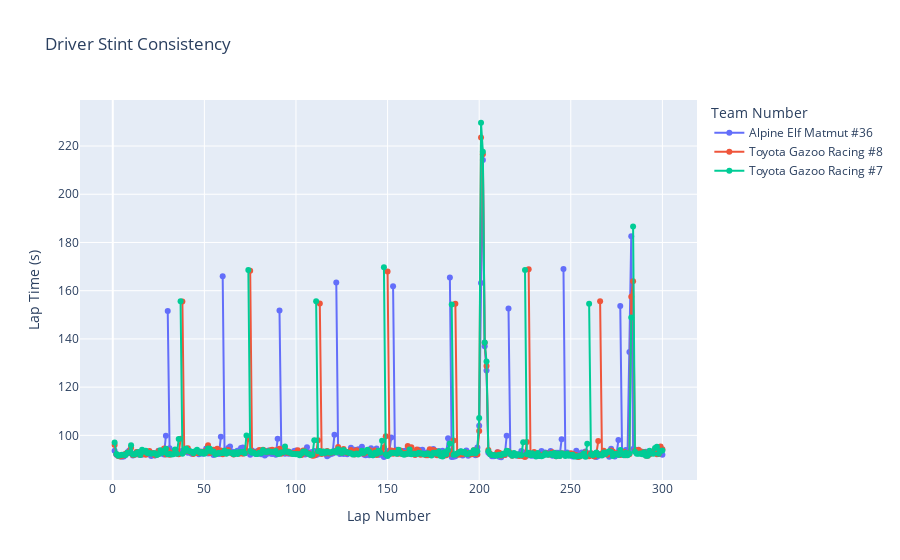

Notebook code for this chart:
### Markdown cell above
## Driver Stint Consistency

### Code cell
fig = px.line(Algarve,
    x="lap_number",
    y="lap_time_s",
    title="Driver Stint Consistency",
    color="team_no",          
    line_group="driver_stint", 
    markers=True,
    labels={                  
        "lap_number": "Lap Number",
        "lap_time_s": "Lap Time (s)",
        "driver_stint": "Driver Stint",
        "team_no": "Team Number"
    }
)

fig.update_layout(
    xaxis_title="Lap Number",
    yaxis_title="Lap Time (s)",
    legend_title="Team Number"
)

fig.show()

### Figure 1 — Plotly figure (JSON) as saved in the notebook; plotly's stock layout.template omitted (floating-point values rounded to 4 significant figures)
{"data": [{"hovertemplate": "Team Number=Alpine Elf Matmut #36<br>Driver Stint=Nicolas LAPIERRE Stint #1<br>Lap Number=%{x}<br>Lap Time (s)=%{y}<extra></extra>", "legendgroup": "Alpine Elf Matmut #36", "line": {"color": "#636efa", "dash": "solid"}, "marker": {"symbol": "circle"}, "mode": "lines+markers", "name": "Alpine Elf Matmut #36", "orientation": "v", "showlegend": true, "type": "scatter", "x": [1, 2, 3, 4, 5, 6, 7, 8, 9, 10, 11, 12, 13, 14, 15, 16, 17, 18, 19, 20, 21, 22, 23, 24, 25, 26, 27, 28, 29], "xaxis": "x", "y": [93.61, 91.98, 91.66, 91.29, 91.17, 91.27, 91.97, 93.03, 93.67, 92.49, 91.68, 92.4, 92.99, 92.08, 92.31, 91.92, 92.55, 92.87, 92.42, 92.1, 91.48, 92.46, 91.67, 92.55, 93.59, 93.56, 92.36, 92.03, 99.86], "yaxis": "y"}, {"hovertemplate": "Team Number=Alpine Elf Matmut #36<br>Driver Stint=Nicolas LAPIERRE Stint #2<br>Lap Number=%{x}<br>Lap Time (s)=%{y}<extra></extra>", "legendgroup": "Alpine Elf Matmut #36", "line": {"color": "#636efa", "dash": "solid"}, "marker": {"symbol": "circle"}, "mode": "lines+markers", "name": "Alpine Elf Matmut #36", "orientation": "v", "showlegend": false, "type": "scatter", "x": [30, 31, 32, 33, 34, 35, 36, 37, 38, 39, 40, 41, 42, 43, 44, 45, 46, 47, 48, 49, 50, 51, 52, 53, 54, 55, 56, 57, 58, 59], "xaxis": "x", "y": [151.5, 94.66, 93.15, 93.54, 93.39, 93.25, 93.46, 92.68, 93.62, 93.5, 93.28, 92.79, 93.38, 92.32, 92.99, 92.7, 93.24, 92.14, 93.27, 92.4, 93.01, 94.52, 92.46, 92.56, 92.67, 91.82, 92.22, 92.44, 92.24, 99.44], "yaxis": "y"}, {"hovertemplate": "Team Number=Alpine Elf Matmut #36<br>Driver Stint=André NEGRÃO Stint #1<br>Lap Number=%{x}<br>Lap Time (s)=%{y}<extra></extra>", "legendgroup": "Alpine Elf Matmut #36", "line": {"color": "#636efa", "dash": "solid"}, "marker": {"symbol": "circle"}, "mode": "lines+markers", "name": "Alpine Elf Matmut #36", "orientation": "v", "showlegend": false, "type": "scatter", "x": [60, 61, 62, 63, 64, 65, 66, 67, 68, 69, 70, 71, 72, 73, 74, 75, 76, 77, 78, 79, 80, 81, 82, 83, 84, 85, 86, 87, 88, 89, 90], "xaxis": "x", "y": [166, 93.7, 93.13, 94.73, 95.33, 93.32, 93.06, 92.58, 93.62, 93.72, 94.78, 95.01, 92.54, 93.56, 92.83, 92.01, 93.68, 93.17, 92.33, 93.53, 93.57, 92.12, 92.97, 91.6, 92.25, 93.71, 92.46, 92.29, 93.32, 91.94, 98.56], "yaxis": "y"}, {"hovertemplate": "Team Number=Alpine Elf Matmut #36<br>Driver Stint=André NEGRÃO Stint #2<br>Lap Number=%{x}<br>Lap Time (s)=%{y}<extra></extra>", "legendgroup": "Alpine Elf Matmut #36", "line": {"color": "#636efa", "dash": "solid"}, "marker": {"symbol": "circle"}, "mode": "lines+markers", "name": "Alpine Elf Matmut #36", "orientation": "v", "showlegend": false, "type": "scatter", "x": [91, 92, 93, 94, 95, 96, 97, 98, 99, 100, 101, 102, 103, 104, 105, 106, 107, 108, 109, 110, 111, 112, 113, 114, 115, 116, 117, 118, 119, 120, 121], "xaxis": "x", "y": [151.8, 93.3, 93.15, 92.34, 93.32, 92.37, 92.86, 92.57, 93.48, 93.75, 92.5, 92.97, 92.01, 92.34, 92.07, 95.09, 92.9, 92.91, 93.09, 93.54, 91.86, 92.12, 92.8, 92.83, 92.8, 92.94, 91.28, 91.89, 92.22, 92.47, 100.3], "yaxis": "y"}, {"hovertemplate": "Team Number=Alpine Elf Matmut #36<br>Driver Stint=Matthieu VAXIVIERE Stint #1<br>Lap Number=%{x}<br>Lap Time (s)=%{y}<extra></extra>", "legendgroup": "Alpine Elf Matmut #36", "line": {"color": "#636efa", "dash": "solid"}, "marker": {"symbol": "circle"}, "mode": "lines+markers", "name": "Alpine Elf Matmut #36", "orientation": "v", "showlegend": false, "type": "scatter", "x": [122, 123, 124, 125, 126, 127, 128, 129, 130, 131, 132, 133, 134, 135, 136, 137, 138, 139, 140, 141, 142, 143, 144, 145, 146, 147, 148, 149, 150, 151, 152], "xaxis": "x", "y": [163.4, 93.75, 92.28, 92.57, 92.28, 93.2, 92.14, 93.12, 94.84, 93.83, 94.02, 93.37, 94.2, 93.06, 95.27, 92.06, 91.77, 93.67, 91.75, 94.6, 91.8, 92.53, 94.56, 91.94, 91.93, 92.31, 91.07, 91.7, 92.89, 93.68, 99.08], "yaxis": "y"}, {"hovertemplate": "Team Number=Alpine Elf Matmut #36<br>Driver Stint=Matthieu VAXIVIERE Stint #2<br>Lap Number=%{x}<br>Lap Time (s)=%{y}<extra></extra>", "legendgroup": "Alpine Elf Matmut #36", "line": {"color": "#636efa", "dash": "solid"}, "marker": {"symbol": "circle"}, "mode": "lines+markers", "name": "Alpine Elf Matmut #36", "orientation": "v", "showlegend": false, "type": "scatter", "x": [153, 154, 155, 156, 157, 158, 159, 160, 161, 162, 163, 164, 165, 166, 167, 168, 169, 170, 171, 172, 173, 174, 175, 176, 177, 178, 179, 180, 181, 182, 183], "xaxis": "x", "y": [161.9, 92.75, 94.0, 93.42, 92.81, 93.49, 93.56, 93.76, 93.39, 92.33, 92.85, 92.87, 92.59, 93.36, 94.03, 93.29, 94.01, 92.74, 92.56, 92.97, 92.82, 92.64, 94.33, 92.1, 92.49, 93.55, 92.95, 93.66, 92.84, 92.36, 98.84], "yaxis": "y"}, {"hovertemplate": "Team Number=Alpine Elf Matmut #36<br>Driver Stint=Nicolas LAPIERRE Stint #3<br>Lap Number=%{x}<br>Lap Time (s)=%{y}<extra></extra>", "legendgroup": "Alpine Elf Matmut #36", "line": {"color": "#636efa", "dash": "solid"}, "marker": {"symbol": "circle"}, "mode": "lines+markers", "name": "Alpine Elf Matmut #36", "orientation": "v", "showlegend": false, "type": "scatter", "x": [184, 185, 186, 187, 188, 189, 190, 191, 192, 193, 194, 195, 196, 197, 198, 199, 200, 201, 202, 203, 204, 205, 206, 207, 208, 209, 210, 211, 212, 213, 214, 215], "xaxis": "x", "y": [165.5, 91.02, 91.16, 91.33, 92.34, 92.36, 93.32, 91.61, 92.42, 93.76, 91.54, 92.33, 92.23, 92.4, 91.75, 94.93, 104.0, 163.2, 214.2, 137.0, 126.9, 92.81, 92.15, 91.33, 91.3, 91.78, 92.98, 91.08, 90.92, 91.76, 91.86, 99.88], "yaxis": "y"}, {"hovertemplate": "Team Number=Alpine Elf Matmut #36<br>Driver Stint=Nicolas LAPIERRE Stint #4<br>Lap Number=%{x}<br>Lap Time (s)=%{y}<extra></extra>", "legendgroup": "Alpine Elf Matmut #36", "line": {"color": "#636efa", "dash": "solid"}, "marker": {"symbol": "circle"}, "mode": "lines+markers", "name": "Alpine Elf Matmut #36", "orientation": "v", "showlegend": false, "type": "scatter", "x": [216, 217, 218, 219, 220, 221, 222, 223, 224, 225, 226, 227, 228, 229, 230, 231, 232, 233, 234, 235, 236, 237, 238, 239, 240, 241, 242, 243, 244, 245], "xaxis": "x", "y": [152.6, 92.15, 91.96, 92.47, 92.13, 91.56, 92.19, 93.55, 91.91, 92.84, 91.55, 91.94, 91.67, 91.58, 91.88, 91.48, 91.66, 91.45, 93.53, 92.21, 92.85, 92.66, 92.61, 93.54, 91.54, 91.99, 92.82, 92.83, 92.06, 98.41], "yaxis": "y"}, {"hovertemplate": "Team Number=Alpine Elf Matmut #36<br>Driver Stint=André NEGRÃO Stint #3<br>Lap Number=%{x}<br>Lap Time (s)=%{y}<extra></extra>", "legendgroup": "Alpine Elf Matmut #36", "line": {"color": "#636efa", "dash": "solid"}, "marker": {"symbol": "circle"}, "mode": "lines+markers", "name": "Alpine Elf Matmut #36", "orientation": "v", "showlegend": false, "type": "scatter", "x": [246, 247, 248, 249, 250, 251, 252, 253, 254, 255, 256, 257, 258, 259, 260, 261, 262, 263, 264, 265, 266, 267, 268, 269, 270, 271, 272, 273, 274, 275, 276], "xaxis": "x", "y": [169.0, 92.68, 92.87, 92.08, 92.05, 91.19, 91.97, 93.65, 92.54, 92.08, 92.91, 92.69, 93.35, 92.62, 92.13, 92.58, 92.27, 91.28, 91.02, 91.44, 92.24, 92.23, 92.11, 92.27, 92.28, 91.1, 94.49, 92.86, 91.21, 92.29, 98.11], "yaxis": "y"}, {"hovertemplate": "Team Number=Alpine Elf Matmut #36<br>Driver Stint=André NEGRÃO Stint #4<br>Lap Number=%{x}<br>Lap Time (s)=%{y}<extra></extra>", "legendgroup": "Alpine Elf Matmut #36", "line": {"color": "#636efa", "dash": "solid"}, "marker": {"symbol": "circle"}, "mode": "lines+markers", "name": "Alpine Elf Matmut #36", "orientation": "v", "showlegend": false, "type": "scatter", "x": [277, 278, 279, 280, 281, 282, 283, 284, 285, 286, 287, 288, 289, 290, 291, 292, 293, 294, 295, 296, 297, 298, 299, 300], "xaxis": "x", "y": [153.7, 91.91, 92.13, 93.92, 93.2, 134.5, 182.6, 94.35, 94.1, 93.76, 93.45, 93.29, 92.67, 92.43, 93.22, 93.06, 93.42, 92.62, 93.32, 93.12, 92.62, 92.61, 92.65, 92.0], "yaxis": "y"}, {"hovertemplate": "Team Number=Toyota Gazoo Racing #8<br>Driver Stint=Sébastien BUEMI Stint #1<br>Lap Number=%{x}<br>Lap Time (s)=%{y}<extra></extra>", "legendgroup": "Toyota Gazoo Racing #8", "line": {"color": "#EF553B", "dash": "solid"}, "marker": {"symbol": "circle"}, "mode": "lines+markers", "name": "Toyota Gazoo Racing #8", "orientation": "v", "showlegend": true, "type": "scatter", "x": [1, 2, 3, 4, 5, 6, 7, 8, 9, 10, 11, 12, 13, 14, 15, 16, 17, 18, 19, 20, 21, 22, 23, 24, 25, 26, 27, 28, 29, 30, 31, 32, 33, 34, 35, 36, 37], "xaxis": "x", "y": [95.99, 92.11, 91.46, 91.26, 91.5, 91.61, 92.39, 92.58, 93.32, 94.81, 91.9, 91.95, 93.06, 92.15, 92.08, 92.2, 93.06, 91.96, 93.2, 93.53, 92.56, 92.64, 91.75, 91.92, 93.55, 92.92, 93.45, 94.52, 92.08, 93.93, 91.98, 92.35, 92.95, 92.87, 92.5, 92.13, 98.62], "yaxis": "y"}, {"hovertemplate": "Team Number=Toyota Gazoo Racing #8<br>Driver Stint=Sébastien BUEMI Stint #2<br>Lap Number=%{x}<br>Lap Time (s)=%{y}<extra></extra>", "legendgroup": "Toyota Gazoo Racing #8", "line": {"color": "#EF553B", "dash": "solid"}, "marker": {"symbol": "circle"}, "mode": "lines+markers", "name": "Toyota Gazoo Racing #8", "orientation": "v", "showlegend": false, "type": "scatter", "x": [38, 39, 40, 41, 42, 43, 44, 45, 46, 47, 48, 49, 50, 51, 52, 53, 54, 55, 56, 57, 58, 59, 60, 61, 62, 63, 64, 65, 66, 67, 68, 69, 70, 71, 72, 73, 74], "xaxis": "x", "y": [155.5, 93.18, 93.46, 94.69, 93.25, 92.95, 92.24, 92.92, 92.72, 92.81, 93.06, 93.0, 93.36, 92.76, 95.89, 92.68, 93.28, 94.07, 93.06, 94.42, 93.26, 93.71, 92.12, 93.34, 92.59, 93.92, 92.85, 92.43, 92.11, 92.68, 92.82, 92.35, 93.09, 92.33, 92.8, 93.33, 98.67], "yaxis": "y"}, {"hovertemplate": "Team Number=Toyota Gazoo Racing #8<br>Driver Stint=Brendon HARTLEY Stint #1<br>Lap Number=%{x}<br>Lap Time (s)=%{y}<extra></extra>", "legendgroup": "Toyota Gazoo Racing #8", "line": {"color": "#EF553B", "dash": "solid"}, "marker": {"symbol": "circle"}, "mode": "lines+markers", "name": "Toyota Gazoo Racing #8", "orientation": "v", "showlegend": false, "type": "scatter", "x": [75, 76, 77, 78, 79, 80, 81, 82, 83, 84, 85, 86, 87, 88, 89, 90, 91, 92, 93, 94, 95, 96, 97, 98, 99, 100, 101, 102, 103, 104, 105, 106, 107, 108, 109, 110, 111, 112], "xaxis": "x", "y": [168.3, 93.28, 93.07, 92.79, 92.44, 93.97, 93.6, 94.07, 93.61, 92.97, 93.14, 93.82, 94.03, 93.02, 93.84, 92.37, 94.46, 92.34, 93.01, 94.08, 92.74, 93.28, 92.47, 92.56, 92.63, 92.36, 93.82, 92.47, 91.86, 93.74, 92.81, 92.43, 92.56, 92.0, 91.56, 91.6, 92.31, 97.99], "yaxis": "y"}, {"hovertemplate": "Team Number=Toyota Gazoo Racing #8<br>Driver Stint=Brendon HARTLEY Stint #2<br>Lap Number=%{x}<br>Lap Time (s)=%{y}<extra></extra>", "legendgroup": "Toyota Gazoo Racing #8", "line": {"color": "#EF553B", "dash": "solid"}, "marker": {"symbol": "circle"}, "mode": "lines+markers", "name": "Toyota Gazoo Racing #8", "orientation": "v", "showlegend": false, "type": "scatter", "x": [113, 114, 115, 116, 117, 118, 119, 120, 121, 122, 123, 124, 125, 126, 127, 128, 129, 130, 131, 132, 133, 134, 135, 136, 137, 138, 139, 140, 141, 142, 143, 144, 145, 146, 147, 148, 149], "xaxis": "x", "y": [154.7, 92.31, 93.17, 92.44, 93.53, 92.46, 92.69, 93.12, 93.04, 93.67, 95.18, 93.18, 92.7, 94.33, 93.19, 92.65, 92.81, 93.97, 93.09, 92.06, 93.8, 92.36, 92.58, 93.51, 92.42, 92.75, 93.43, 93.93, 93.0, 92.38, 93.67, 91.82, 93.15, 92.78, 93.01, 94.92, 99.64], "yaxis": "y"}, {"hovertemplate": "Team Number=Toyota Gazoo Racing #8<br>Driver Stint=Kazuki NAKAJIMA Stint #1<br>Lap Number=%{x}<br>Lap Time (s)=%{y}<extra></extra>", "legendgroup": "Toyota Gazoo Racing #8", "line": {"color": "#EF553B", "dash": "solid"}, "marker": {"symbol": "circle"}, "mode": "lines+markers", "name": "Toyota Gazoo Racing #8", "orientation": "v", "showlegend": false, "type": "scatter", "x": [150, 151, 152, 153, 154, 155, 156, 157, 158, 159, 160, 161, 162, 163, 164, 165, 166, 167, 168, 169, 170, 171, 172, 173, 174, 175, 176, 177, 178, 179, 180, 181, 182, 183, 184, 185, 186], "xaxis": "x", "y": [168.0, 92.7, 93.68, 92.42, 93.59, 92.47, 92.34, 93.73, 92.32, 92.81, 92.2, 95.54, 92.76, 95.11, 93.0, 91.87, 94.14, 93.6, 91.95, 92.14, 92.17, 91.79, 91.74, 94.2, 92.19, 93.97, 93.61, 91.78, 91.85, 92.15, 92.37, 91.64, 91.77, 92.48, 92.35, 93.0, 97.83], "yaxis": "y"}, {"hovertemplate": "Team Number=Toyota Gazoo Racing #8<br>Driver Stint=Kazuki NAKAJIMA Stint #2<br>Lap Number=%{x}<br>Lap Time (s)=%{y}<extra></extra>", "legendgroup": "Toyota Gazoo Racing #8", "line": {"color": "#EF553B", "dash": "solid"}, "marker": {"symbol": "circle"}, "mode": "lines+markers", "name": "Toyota Gazoo Racing #8", "orientation": "v", "showlegend": false, "type": "scatter", "x": [187, 188, 189, 190, 191, 192, 193, 194, 195, 196, 197, 198, 199, 200, 201, 202, 203, 204, 205, 206, 207, 208, 209, 210, 211, 212, 213, 214, 215, 216, 217, 218, 219, 220, 221, 222, 223, 224, 225, 226], "xaxis": "x", "y": [154.6, 92.04, 92.01, 92.15, 92.21, 92.98, 92.82, 92.34, 92.06, 92.2, 93.87, 92.5, 92.02, 101.8, 223.6, 216.6, 138.4, 128.8, 93.92, 92.4, 91.85, 91.87, 91.91, 93.01, 92.77, 91.52, 91.91, 91.85, 93.37, 93.4, 92.68, 91.53, 92.06, 91.93, 91.78, 91.4, 91.83, 91.38, 91.01, 97.29], "yaxis": "y"}, {"hovertemplate": "Team Number=Toyota Gazoo Racing #8<br>Driver Stint=Sébastien BUEMI Stint #3<br>Lap Number=%{x}<br>Lap Time (s)=%{y}<extra></extra>", "legendgroup": "Toyota Gazoo Racing #8", "line": {"color": "#EF553B", "dash": "solid"}, "marker": {"symbol": "circle"}, "mode": "lines+markers", "name": "Toyota Gazoo Racing #8", "orientation": "v", "showlegend": false, "type": "scatter", "x": [227, 228, 229, 230, 231, 232, 233, 234, 235, 236, 237, 238, 239, 240, 241, 242, 243, 244, 245, 246, 247, 248, 249, 250, 251, 252, 253, 254, 255, 256, 257, 258, 259, 260, 261, 262, 263, 264, 265], "xaxis": "x", "y": [168.9, 91.81, 92.31, 93.07, 91.7, 92.32, 91.71, 91.64, 91.93, 92.42, 92.43, 92.0, 92.49, 92.96, 92.58, 91.37, 91.73, 91.54, 92.62, 92.36, 91.72, 92.31, 92.07, 92.6, 92.39, 91.92, 91.76, 91.05, 91.28, 91.86, 92.16, 93.03, 91.38, 91.35, 92.61, 91.5, 91.26, 92.71, 97.62], "yaxis": "y"}, {"hovertemplate": "Team Number=Toyota Gazoo Racing #8<br>Driver Stint=Sébastien BUEMI Stint #4<br>Lap Number=%{x}<br>Lap Time (s)=%{y}<extra></extra>", "legendgroup": "Toyota Gazoo Racing #8", "line": {"color": "#EF553B", "dash": "solid"}, "marker": {"symbol": "circle"}, "mode": "lines+markers", "name": "Toyota Gazoo Racing #8", "orientation": "v", "showlegend": false, "type": "scatter", "x": [266, 267, 268, 269, 270, 271, 272, 273, 274, 275, 276, 277, 278, 279, 280, 281, 282, 283, 284, 285, 286, 287, 288, 289, 290, 291, 292, 293, 294, 295, 296, 297, 298, 299, 300], "xaxis": "x", "y": [155.6, 92.51, 93.59, 92.6, 91.93, 92.84, 93.74, 93.26, 92.4, 92.22, 92.79, 91.9, 92.74, 93.16, 91.74, 92.68, 92.16, 157.5, 163.9, 93.53, 93.28, 94.02, 93.33, 93.2, 93.1, 91.67, 91.53, 92.2, 92.55, 92.64, 94.17, 92.18, 92.31, 95.39, 94.23], "yaxis": "y"}, {"hovertemplate": "Team Number=Toyota Gazoo Racing #7<br>Driver Stint=Jose Maria LOPEZ Stint #1<br>Lap Number=%{x}<br>Lap Time (s)=%{y}<extra></extra>", "legendgroup": "Toyota Gazoo Racing #7", "line": {"color": "#00cc96", "dash": "solid"}, "marker": {"symbol": "circle"}, "mode": "lines+markers", "name": "Toyota Gazoo Racing #7", "orientation": "v", "showlegend": true, "type": "scatter", "x": [1, 2, 3, 4, 5, 6, 7, 8, 9, 10, 11, 12, 13, 14, 15, 16, 17, 18, 19, 20, 21, 22, 23, 24, 25, 26, 27, 28, 29, 30, 31, 32, 33, 34, 35, 36], "xaxis": "x", "y": [96.99, 92.28, 91.54, 91.75, 91.92, 91.91, 91.88, 92.75, 92.89, 95.93, 92.08, 92.01, 92.67, 93.07, 91.82, 94.05, 93.23, 93.6, 92.62, 92.63, 92.4, 92.55, 92.54, 91.88, 92.14, 93.83, 92.74, 92.97, 94.46, 92.21, 92.22, 92.01, 92.12, 94.15, 92.37, 98.48], "yaxis": "y"}, {"hovertemplate": "Team Number=Toyota Gazoo Racing #7<br>Driver Stint=Jose Maria LOPEZ Stint #2<br>Lap Number=%{x}<br>Lap Time (s)=%{y}<extra></extra>", "legendgroup": "Toyota Gazoo Racing #7", "line": {"color": "#00cc96", "dash": "solid"}, "marker": {"symbol": "circle"}, "mode": "lines+markers", "name": "Toyota Gazoo Racing #7", "orientation": "v", "showlegend": false, "type": "scatter", "x": [37, 38, 39, 40, 41, 42, 43, 44, 45, 46, 47, 48, 49, 50, 51, 52, 53, 54, 55, 56, 57, 58, 59, 60, 61, 62, 63, 64, 65, 66, 67, 68, 69, 70, 71, 72, 73], "xaxis": "x", "y": [155.6, 92.34, 93.3, 94.52, 93.76, 93.38, 93.22, 92.61, 93.39, 94.05, 93.06, 92.53, 93.06, 92.36, 93.14, 94.6, 94.47, 93.19, 93.35, 92.08, 92.49, 92.83, 92.58, 92.72, 93.63, 92.33, 93.12, 92.93, 92.69, 92.15, 92.98, 92.31, 92.96, 93.05, 93.24, 92.58, 99.9], "yaxis": "y"}, {"hovertemplate": "Team Number=Toyota Gazoo Racing #7<br>Driver Stint=Mike CONWAY Stint #1<br>Lap Number=%{x}<br>Lap Time (s)=%{y}<extra></extra>", "legendgroup": "Toyota Gazoo Racing #7", "line": {"color": "#00cc96", "dash": "solid"}, "marker": {"symbol": "circle"}, "mode": "lines+markers", "name": "Toyota Gazoo Racing #7", "orientation": "v", "showlegend": false, "type": "scatter", "x": [74, 75, 76, 77, 78, 79, 80, 81, 82, 83, 84, 85, 86, 87, 88, 89, 90, 91, 92, 93, 94, 95, 96, 97, 98, 99, 100, 101, 102, 103, 104, 105, 106, 107, 108, 109, 110], "xaxis": "x", "y": [168.6, 93.46, 92.79, 92.88, 92.3, 92.31, 92.79, 92.62, 93.95, 93.18, 93.08, 93.42, 93.19, 93.21, 92.96, 93.51, 92.22, 92.42, 92.85, 92.95, 95.41, 93.16, 93.1, 92.66, 92.23, 92.3, 92.18, 92.29, 91.75, 92.46, 93.29, 93.28, 92.58, 92.29, 91.82, 92.11, 98], "yaxis": "y"}, {"hovertemplate": "Team Number=Toyota Gazoo Racing #7<br>Driver Stint=Mike CONWAY Stint #2<br>Lap Number=%{x}<br>Lap Time (s)=%{y}<extra></extra>", "legendgroup": "Toyota Gazoo Racing #7", "line": {"color": "#00cc96", "dash": "solid"}, "marker": {"symbol": "circle"}, "mode": "lines+markers", "name": "Toyota Gazoo Racing #7", "orientation": "v", "showlegend": false, "type": "scatter", "x": [111, 112, 113, 114, 115, 116, 117, 118, 119, 120, 121, 122, 123, 124, 125, 126, 127, 128, 129, 130, 131, 132, 133, 134, 135, 136, 137, 138, 139, 140, 141, 142, 143, 144, 145, 146, 147], "xaxis": "x", "y": [155.7, 93.41, 93.55, 92.62, 93.32, 92.64, 93.34, 92.91, 92.77, 93.33, 93.3, 92.86, 94.2, 93.44, 92.71, 93.94, 93.24, 93.01, 92.69, 92.58, 92.03, 92.16, 92.43, 92.1, 92.6, 93.59, 92.67, 93.38, 94.01, 93.17, 91.92, 91.71, 92.76, 92.41, 93.58, 92.93, 97.79], "yaxis": "y"}, {"hovertemplate": "Team Number=Toyota Gazoo Racing #7<br>Driver Stint=Kamui KOBAYASHI Stint #1<br>Lap Number=%{x}<br>Lap Time (s)=%{y}<extra></extra>", "legendgroup": "Toyota Gazoo Racing #7", "line": {"color": "#00cc96", "dash": "solid"}, "marker": {"symbol": "circle"}, "mode": "lines+markers", "name": "Toyota Gazoo Racing #7", "orientation": "v", "showlegend": false, "type": "scatter", "x": [148, 149, 150, 151, 152, 153, 154, 155, 156, 157, 158, 159, 160, 161, 162, 163, 164, 165, 166, 167, 168, 169, 170, 171, 172, 173, 174, 175, 176, 177, 178, 179, 180, 181, 182, 183, 184], "xaxis": "x", "y": [169.7, 92.09, 91.47, 92.21, 92.76, 92.78, 92.67, 92.4, 94.0, 92.75, 92.22, 91.93, 92.32, 92.4, 94.11, 92.12, 92.41, 92.38, 92.29, 92.74, 92.47, 92.47, 92.06, 92.3, 92.6, 92.05, 91.62, 92.76, 92.83, 92.34, 93.27, 91.42, 91.25, 92.98, 92.14, 93.88, 96.58], "yaxis": "y"}, {"hovertemplate": "Team Number=Toyota Gazoo Racing #7<br>Driver Stint=Kamui KOBAYASHI Stint #2<br>Lap Number=%{x}<br>Lap Time (s)=%{y}<extra></extra>", "legendgroup": "Toyota Gazoo Racing #7", "line": {"color": "#00cc96", "dash": "solid"}, "marker": {"symbol": "circle"}, "mode": "lines+markers", "name": "Toyota Gazoo Racing #7", "orientation": "v", "showlegend": false, "type": "scatter", "x": [185, 186, 187, 188, 189, 190, 191, 192, 193, 194, 195, 196, 197, 198, 199, 200, 201, 202, 203, 204, 205, 206, 207, 208, 209, 210, 211, 212, 213, 214, 215, 216, 217, 218, 219, 220, 221, 222, 223, 224], "xaxis": "x", "y": [154.3, 91.97, 92.11, 92.45, 92.98, 93.36, 92.92, 93.19, 92.27, 92.27, 92.74, 92.73, 93.85, 92.62, 93.45, 107.2, 229.7, 217.6, 138.5, 130.6, 93.41, 92.12, 91.88, 91.9, 91.58, 91.71, 91.92, 91.79, 92.38, 92.29, 93.63, 93.28, 92.25, 91.57, 92.65, 91.69, 92.16, 91.97, 91.77, 97.09], "yaxis": "y"}, {"hovertemplate": "Team Number=Toyota Gazoo Racing #7<br>Driver Stint=Jose Maria LOPEZ Stint #3<br>Lap Number=%{x}<br>Lap Time (s)=%{y}<extra></extra>", "legendgroup": "Toyota Gazoo Racing #7", "line": {"color": "#00cc96", "dash": "solid"}, "marker": {"symbol": "circle"}, "mode": "lines+markers", "name": "Toyota Gazoo Racing #7", "orientation": "v", "showlegend": false, "type": "scatter", "x": [225, 226, 227, 228, 229, 230, 231, 232, 233, 234, 235, 236, 237, 238, 239, 240, 241, 242, 243, 244, 245, 246, 247, 248, 249, 250, 251, 252, 253, 254, 255, 256, 257, 258, 259], "xaxis": "x", "y": [168.6, 92.19, 92.76, 91.78, 92.59, 91.81, 91.28, 92.7, 91.43, 91.36, 91.63, 92.61, 91.96, 92.02, 92.4, 91.84, 92.65, 91.34, 92.45, 91.41, 92.58, 92.14, 91.47, 92.47, 91.57, 91.88, 91.93, 91.22, 91.27, 91.31, 91.46, 91.6, 92.5, 91.1, 96.57], "yaxis": "y"}, {"hovertemplate": "Team Number=Toyota Gazoo Racing #7<br>Driver Stint=Jose Maria LOPEZ Stint #4<br>Lap Number=%{x}<br>Lap Time (s)=%{y}<extra></extra>", "legendgroup": "Toyota Gazoo Racing #7", "line": {"color": "#00cc96", "dash": "solid"}, "marker": {"symbol": "circle"}, "mode": "lines+markers", "name": "Toyota Gazoo Racing #7", "orientation": "v", "showlegend": false, "type": "scatter", "x": [260, 261, 262, 263, 264, 265, 266, 267, 268, 269, 270, 271, 272, 273, 274, 275, 276, 277, 278, 279, 280, 281, 282, 283], "xaxis": "x", "y": [154.6, 92.12, 91.77, 92.38, 92.92, 91.86, 91.94, 91.6, 92.9, 92.23, 93.01, 93.44, 93.1, 91.45, 92.25, 92.25, 91.83, 93.9, 92.47, 91.71, 92.78, 91.71, 92.5, 148.9], "yaxis": "y"}, {"hovertemplate": "Team Number=Toyota Gazoo Racing #7<br>Driver Stint=Jose Maria LOPEZ Stint #5<br>Lap Number=%{x}<br>Lap Time (s)=%{y}<extra></extra>", "legendgroup": "Toyota Gazoo Racing #7", "line": {"color": "#00cc96", "dash": "solid"}, "marker": {"symbol": "circle"}, "mode": "lines+markers", "name": "Toyota Gazoo Racing #7", "orientation": "v", "showlegend": false, "type": "scatter", "x": [284, 285, 286, 287, 288, 289, 290, 291, 292, 293, 294, 295, 296, 297, 298, 299, 300], "xaxis": "x", "y": [186.6, 93.2, 92.41, 92.32, 92.48, 92.17, 93.01, 91.55, 91.59, 93.62, 92.58, 92.41, 94.79, 95.29, 92.4, 93.56, 93.67], "yaxis": "y"}], "layout": {"legend": {"title": {"text": "Team Number"}, "tracegroupgap": 0}, "title": {"text": "Driver Stint Consistency"}, "xaxis": {"anchor": "y", "domain": [0, 1], "title": {"text": "Lap Number"}}, "yaxis": {"anchor": "x", "domain": [0, 1], "title": {"text": "Lap Time (s)"}}}}
